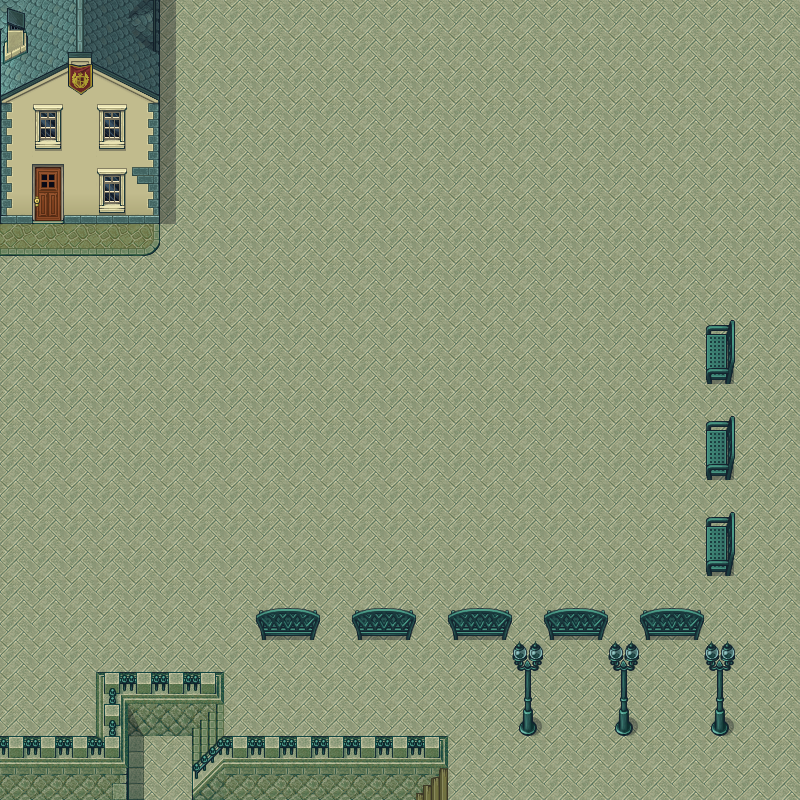

A level layout from a 2D game, rendered from its tile map. Below: a short description, then the map file with tile-grid data replaced by summaries:
An orthogonal 25x25 tile map with 32x32 px tiles, 1 tile layer (タイル・レイヤー1).

<map version="1.0" orientation="orthogonal" renderorder="right-down" width="25" height="25" tilewidth="32" tileheight="32" nextobjectid="1">
 <tileset firstgid="1" name="ScreenShot_2015_0620_23_18_55" tilewidth="32" tileheight="32" tilecount="300">
  <image source="ScreenShot_2015_0620_23_18_55.png" width="640" height="480" />
 </tileset>
 <layer name="タイル・レイヤー1" width="25" height="25">
  <data>[625 cells, 625 non-empty, 71 distinct tile ids]</data>
 </layer>
</map>